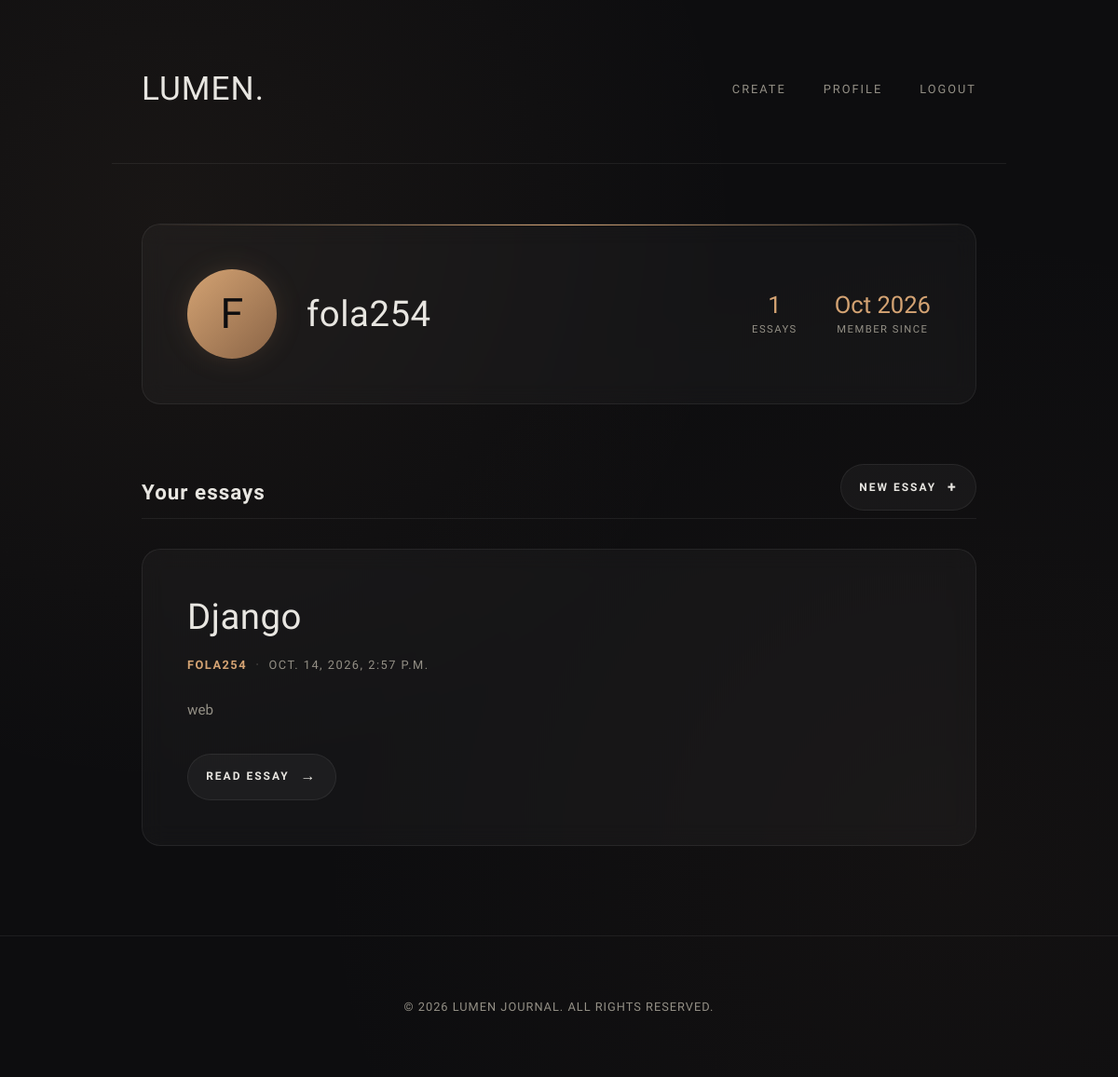
The page /accounts/profile (signed in) on the database as committed earlier.
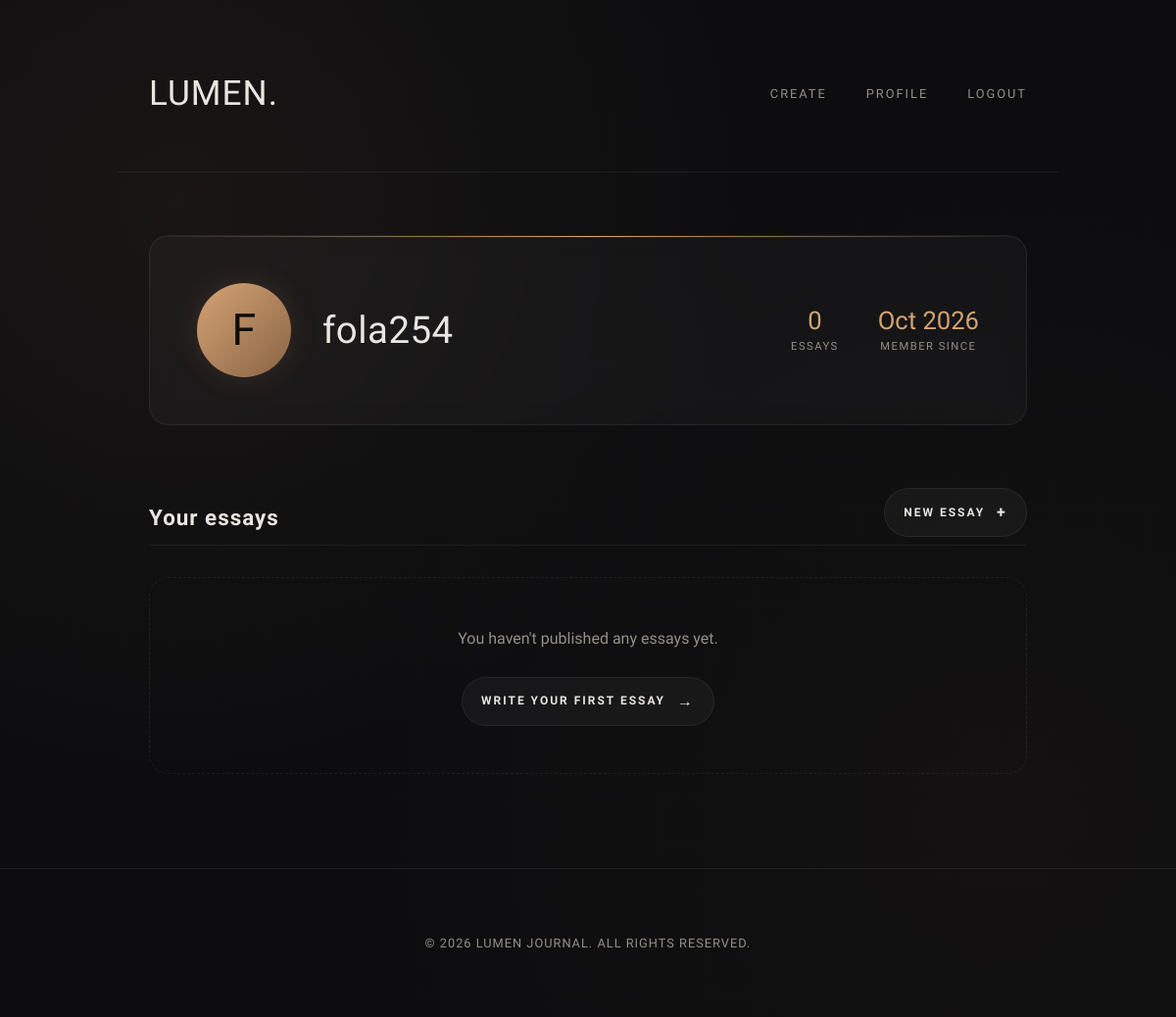
The same page on the database as committed later.
### daily_news/models.py (models this page shows, shortened)
class Blog(models.Model):
    headline = models.CharField()
    body = models.TextField()
    author = models.ForeignKey('auth.User', on_delete=models.SET_NULL, null=True, blank=True)
    published_at = models.DateTimeField(auto_now=True)

### daily_news/views.py (the view)
# urls.py: path("accounts/profile", profile, name="profile"),
@login_required
def profile(request):
    user= request.user
    user_posts = user.blog_set.all()
    return render(request, "registration/profile.html", context={'blogs': user_posts})

### templates/registration/profile.html (shortened to what this page needs)
{% extends "daily_news/base.html" %}
{% block content %}
<div class="container">
    <section class="profile-card">
        <div class="avatar">{{ user.username|slice:":1"|upper }}</div>
        <div class="profile-info">
            <h1>{{ user.username }}</h1>
        </div>
        <div class="profile-stats">
            <div>
                <span class="stat-num">{{ blogs|length }}</span>
                <span class="stat-label">Essays</span>
            </div>
            <div>
                <span class="stat-num">{{ user.date_joined|date:"M Y" }}</span>
                <span class="stat-label">Member since</span>
            </div>
        </div>
    </section>
    <div class="section-head">
        <h2 class="widget-title">Your essays</h2>
        <a href="{% url 'create-blog' %}" class="read-more">New essay <span class="arrow">+</span></a>
    </div>
    <div class="posts-feed">
        {% for blog in blogs %}
        <article class="post-card">
            <h2>{{ blog.headline }}</h2>
            <div class="post-meta">
                <span class="author">{{ blog.author }}</span>
                <span class="dot">•</span>
                <time>{{ blog.published_at }}</time>
            </div>
            <div class="post-body">
                <p>{{ blog.body|truncatechars:120 }}</p>
            </div>
            <div class="post-footer">
                <a href="{% url 'read-blog' blog.pk %}" class="read-more">
                    Read Essay <span class="arrow">→</span>
                </a>
            </div>
        </article>
        {% empty %}
        <div class="empty-state">
            <p>You haven't published any essays yet.</p>
            <a href="{% url 'create-blog' %}" class="read-more">Write your first essay <span class="arrow">→</span></a>
        </div>
        {% endfor %}
    </div>
</div>
{% endblock %}

### daily_news/templates/daily_news/base.html (shortened to what this page needs)
<!DOCTYPE html>
<html lang="en">
<head>
</head>
<body>
    <header class="header">
        <div class="brand">
          <a href="{% url 'home' %}">LUMEN.</a>
        </div>
        <ul class="nav-links">
    {% if user.is_authenticated %}
        <li><a href="{% url 'create-blog' %}">Create</a></li>
        <li><a href="{% url 'profile' %}">Profile</a></li>
        <li>
          <form method='post' action="{% url 'logout'%}" style="display: inline;margin: 0;">
            <button type="submit">Logout</button>
          </form>
        </li>
    {% else %}
        <li><a href="{% url 'login'%}">Login</a></li>
        <li><a href="{% url 'register'%}">Register</a></li>
    {% endif %}
        </ul>
    </header>
    {% block content%}
    {%endblock%}
    <footer class="footer">
        <p>&copy; 2026 LUMEN JOURNAL. ALL RIGHTS RESERVED.</p>
    </footer>
</body>
</html>

### daily_news/templates/daily_news/base.html (style rules this page uses)
:root { --bg-color: #0d0d0f; --card-bg: rgba(255, 255, 255, 0.03); --card-hover-bg: rgba(255, 255, 255, 0.05); --text-primary: #e8e6e1; --text-muted: #949086; --accent: #d4a373; --accent-glow: rgba(212, 163, 115, 0.15); --border-color: rgba(255, 255, 255, 0.07); --border-hover: rgba(212, 163, 115, 0.35); --font-display: 'Italiana', serif; --font-sans: 'Plus Jakarta Sans', sans-serif; }
* { box-sizing: border-box; margin: 0; padding: 0; }
body { background-color: var(--bg-color); color: var(--text-primary); font-family: var(--font-sans); line-height: 1.8; -webkit-font-smoothing: antialiased; min-height: 100vh; background-image: radial-gradient(circle at 15% 20%, rgba(212, 163, 115, 0.06) 0%, transparent 45%), radial-gradient(circle at 85% 80%, rgba(138, 100, 70, 0.05) 0%, transparent 50%); background-attachment: fixed; }
a { color: inherit; text-decoration: none; transition: all 0.3s cubic-bezier(0.16, 1, 0.3, 1); }
.header { max-width: 960px; margin: 0 auto; padding: 4rem 2rem 3rem; display: flex; justify-content: space-between; align-items: center; border-bottom: 1px solid var(--border-color); }
.brand { font-family: var(--font-display); font-size: 2.2rem; letter-spacing: 1px; color: var(--text-primary); }
.nav-links { display: flex; gap: 2.5rem; list-style: none; }
.nav-links a { font-size: 0.8rem; color: var(--text-muted); letter-spacing: 2px; text-transform: uppercase; font-weight: 500; }
.nav-links button { font-family: inherit; font-size: 0.8rem; color: var(--text-muted); letter-spacing: 2px; text-transform: uppercase; font-weight: 500; background: none; border: none; padding: 0; cursor: pointer; }
.container { max-width: 960px; margin: 0 auto; padding: 4rem 2rem 6rem; }
.posts-feed { display: flex; flex-direction: column; gap: 3rem; }
.read-more { display: inline-flex; align-items: center; gap: 0.75rem; font-size: 0.75rem; font-weight: 600; letter-spacing: 2px; text-transform: uppercase; color: var(--text-primary); padding: 0.6rem 1.2rem; border-radius: 30px; background: rgba(255, 255, 255, 0.04); border: 1px solid var(--border-color); transition: all 0.3s ease; }
.read-more .arrow { font-size: 1rem; transition: transform 0.3s ease; }
.widget-title { font-family: var(--font-display); font-size: 1.4rem; letter-spacing: 1px; margin-bottom: 1.2rem; padding-bottom: 0.5rem; border-bottom: 1px solid var(--border-color); color: var(--text-primary); }
.footer { text-align: center; padding: 4rem 1.5rem; border-top: 1px solid var(--border-color); font-size: 0.8rem; color: var(--text-muted); letter-spacing: 1px; font-weight: 300; }

### templates/registration/profile.html (style rules this page uses)
.profile-card { background: var(--card-bg); border: 1px solid var(--border-color); border-radius: 20px; padding: 3rem; backdrop-filter: blur(12px); -webkit-backdrop-filter: blur(12px); position: relative; overflow: hidden; display: flex; align-items: center; gap: 2rem; margin-bottom: 4rem; }
.profile-card::before { content: ''; position: absolute; top: 0; left: 0; right: 0; height: 1px; background: linear-gradient(90deg, transparent, var(--accent), transparent); }
.avatar { flex-shrink: 0; width: 96px; height: 96px; border-radius: 50%; background: linear-gradient(135deg, var(--accent), #8a6446); color: #0d0d0f; font-family: var(--font-display); font-size: 2.8rem; display: grid; place-items: center; box-shadow: 0 0 30px var(--accent-glow); }
.profile-info { flex: 1; min-width: 0; }
.profile-info h1 { font-family: var(--font-display); font-size: 2.4rem; line-height: 1.25; font-weight: 400; letter-spacing: 0.5px; overflow-wrap: anywhere; }
.profile-stats { display: flex; gap: 2.5rem; text-align: center; }
.stat-num { display: block; font-family: var(--font-display); font-size: 1.6rem; line-height: 1.3; color: var(--accent); }
.stat-label { display: block; font-size: 0.7rem; color: var(--text-muted); letter-spacing: 1.5px; text-transform: uppercase; }
.section-head { display: flex; justify-content: space-between; align-items: flex-end; margin-bottom: 2rem; padding-bottom: 0.5rem; border-bottom: 1px solid var(--border-color); }
.section-head .widget-title { margin: 0; padding: 0; border: none; }
.empty-state { text-align: center; padding: 3rem 2rem; border: 1px dashed var(--border-color); border-radius: 20px; color: var(--text-muted); font-weight: 300; }
.empty-state p { margin-bottom: 1.5rem; }

Rows that differ between the two databases and show on the page:
removed Blog: headline "Django", author "FOLA254", published_at "OCT. 14, 2026, 2:57 P.M.", body "web"
Other text that changed with them:
{{ blogs|length }}: "1" → "0"
text now shown: "You haven't published any essays yet. WRITE YOUR FIRST ESSAY →"
